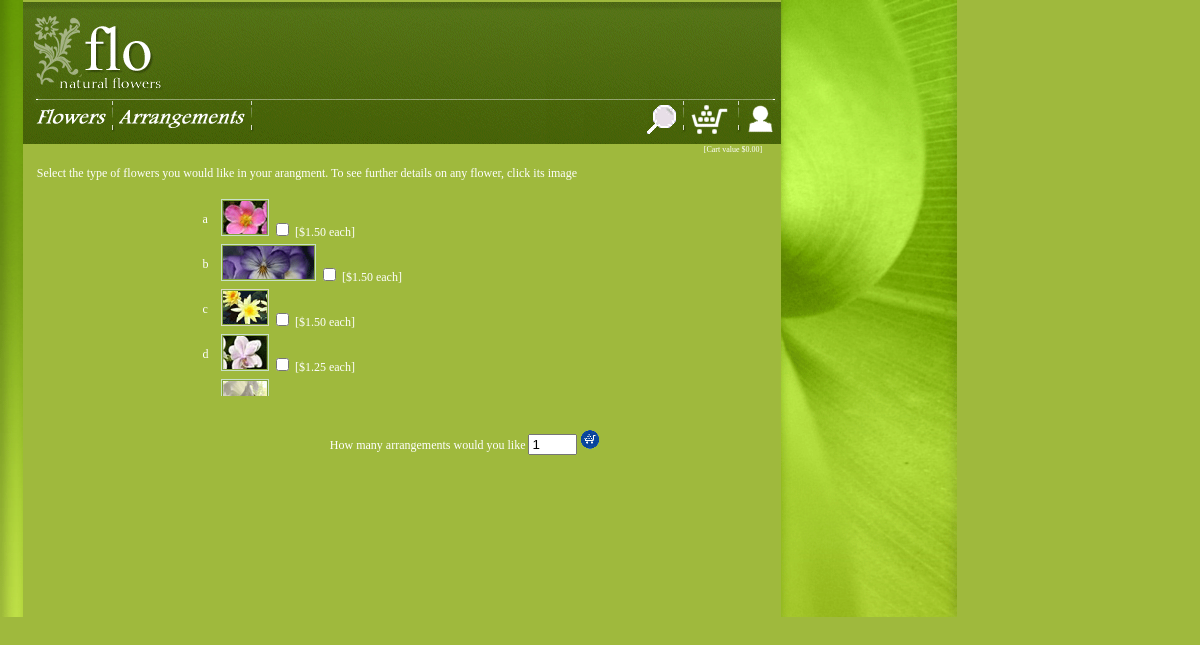
The page /flowershop/selectflowers.php on the database its author committed.
### tables this page shows
create table flowers(
uid integer not null auto_increment,
name varchar(50),
description text,
price float(5,2) default '0.00',
primary key (uid)
);

### flowershop/db_func.php (called while the page is built, shortened)
<?php
function calc_cart_total(){
if (!isset( $_COOKIE["flowershop_cart"])) {
		return "0.0";
}
}
function db_query($querystr){
	$result = mysql_query($querystr);
	if (!db_error($result)){
		return $result;
	}
	else{
	 	die('Invalid query: ' . mysql_error());
	}
}
function fetch_row($resultset){
	$retval = mysql_fetch_array($resultset);
	return $retval;
}
function db_error($resultset){
	if (!$resultset){
		switch (get_db_error_no()){
			case 1062:
					print "<p>One or more of the fields have to have a unique entry";
					print "<p>Please <a href=\"javascript:history.go(-1)\">return</a> and correct the error";
					return TRUE;
					break;
			case 1064:
					print "<p>There was an error in the SQL statement";
					print "<p>SQL = ".$GLOBALS["lastquery"];
					break;
			default:
				print "<p>There was an error with the database.";
				print "<p>SQL = ".$GLOBALS["lastquery"];
				print "<p>If this problem persists, please contact the <a href=\"mailto:$adm\">administrator</a> of this site.";
				$errorstr = get_db_error();
				print "<p>$errorstr";
				break;
		}
		print "<p><p>MySQL error - ".mysql_error();
		close_db();
		exit();
		return TRUE;
	}
	else{
		return FALSE;
	}
}
?>

### flowershop/selectflowers.php (the view, shortened to what this page needs)
<!DOCTYPE HTML PUBLIC "-//W3C//DTD HTML 4.01 Transitional//EN">
<html>
<head>
<link href="style.css" rel="stylesheet" type="text/css">
</head>
<body bgcolor=#9FB93D leftmargin=0 topmargin=0 marginwidth=0 marginheight=0>
<table width="957" height="617" border="0" cellpadding="0" cellspacing="0">
  <tr>
    <td width="28" background="images/leftsidefill.gif"><img src="images/spacer.gif" width="1" height="1"></td>
    <td width="755" valign="top"><table width="758" height="608" border="0" cellpadding="0" cellspacing="0">
        <tr>
          <td height="145" colspan="3"><img src="images/menu.gif" alt="Search for flowers and arrangements" width="758" height="142" border="0" usemap="#Map" href="../account.php">
            </td>
        </tr>
        <tr>
          <td width="15" height="410"><img src="images/spacer.gif" width="1" height="1"></td>
          <td width="752" align="left" valign="top">
<?php
require "db_func.php";
$total = calc_cart_total();
echo "<p align=\"right\" class=\"carttotal\">[Cart value $".number_format($total, 2)."]</p>";
?>
            <p class="Content">Select the type of flowers you would like in your
              arangment. To see further details on any flower, click its image</p>
			<form name="flowersfrm" action="buyflowers.php" method="post" onsubmit="return checkqty();">
			<table width="400" align="center">
              <tr>
                <td>
                  <div style="overflow: auto; width: 400px; height: 200px; scrollbar-base-color: #9FB93D">
		          <table width=100%>
<?php
$result = db_query("select * from flowers");
$row = fetch_row($result);
while ($row){
	echo "<tr><td align=left>\n";
	echo "<p class=\"Content\">".$row["name"]."</p>\n";
	echo "</td><td>\n";
	echo "<p class=\"Content\"><img border=\"0\" onclick=\"NewWindow('showdetails.php?type=flowers&id=".$row["uid"]."','Page','400','400','yes');\" ";
	echo "src=\"uploads/flowers/".$row["uid"]."/pic.gif\">\n";
	if (!isset( $_COOKIE["flowershop_cart"])) {
		echo "<input type=\"checkbox\" name=\"".$row["uid"]."\">\n";
	}
	echo " [$".$row["price"]." each]</p>\n";
	echo "</td></tr>\n";
	$row = fetch_row($result);
}
?>
                  </table>
		          </div>
	             </td>
              </tr>
              <tr>
                <td align="right">
                  <br>
                  <p class="Content">How many arrangements would you like
<?php
if (!isset( $_COOKIE["flowershop_cart"] )) {
		echo "<input name=\"quantity\" size=\"3\" value=\"1\" onblur=\"checkqty();\">\n";
	}
else{
	$result = db_query("select * from cart where uid=".$_COOKIE["flowershop_cart"]);
	$row = fetch_row($result);
	echo "<input name=\"quantity\" size=\"3\" value=\"".$row["flowerquantity"]."\"  onblur=\"checkqty();\">\n";
}
?>
                  <input type="image" alt="Add to cart" src="images/addcart.gif"></p>
	            </td>
              </tr>
            </table>
			</form>
            </td>
          <td width="20"><img src="images/spacer.gif" width="1" height="1"></td>
        </tr>
        <tr>
          <td height=53 colspan="3" align="left"><img src="images/logo.gif"></td>
        </tr>
      </table></td>
    <td width="218" background="images/rightsidefill.gif"><img src="images/spacer.gif" width="1" height="1"></td>
  </tr>
</table>
</body>
</html>

### flowershop/style.css (style rules this page uses)
.Content { font-family:Tahoma; font-size:12px; color:ffffff; }
.carttotal { font-family:Tahoma; font-size:8px; color:ffffff; }

### rows shown on the page
flowers: name "a", shows a picture, price "1.50"
flowers: name "b", shows a picture, price "1.50"
flowers: name "c", shows a picture, price "1.50"
flowers: name "d", shows a picture, price "1.25"
flowers: shows a picture

### other values the page prints
$total "0.00"
